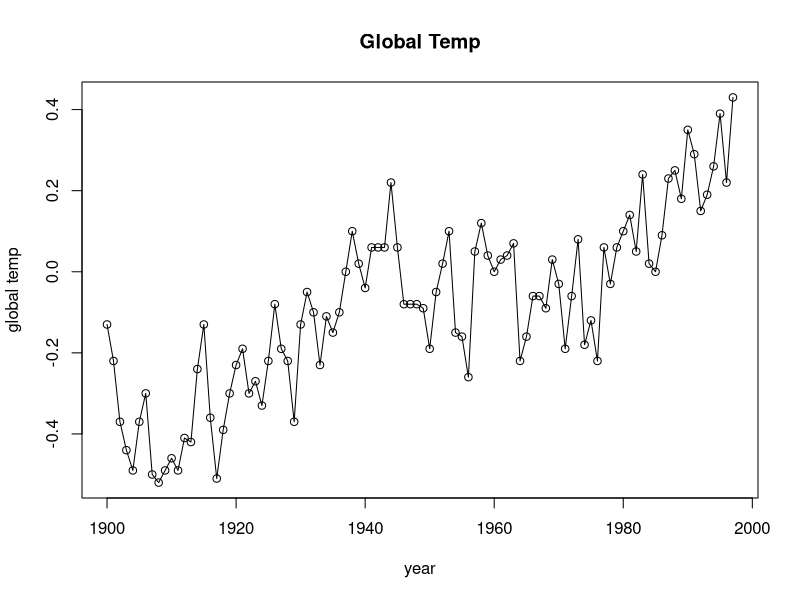
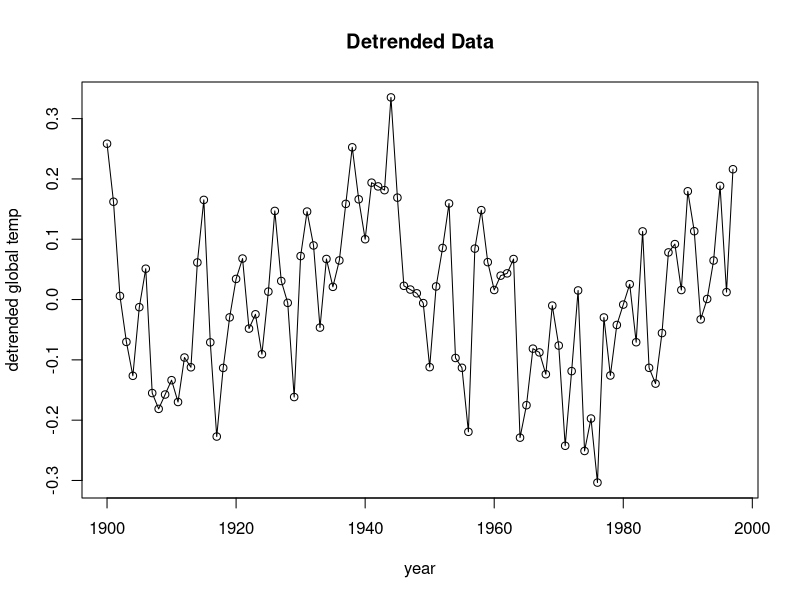
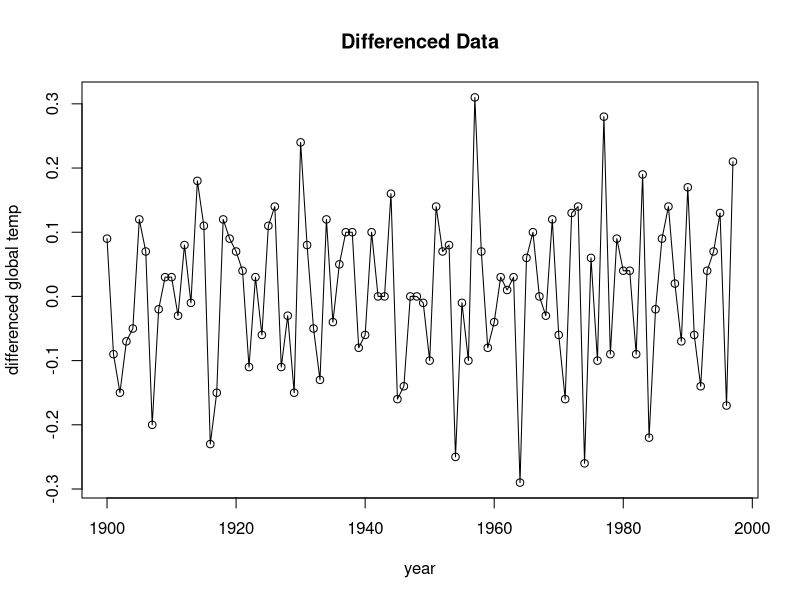
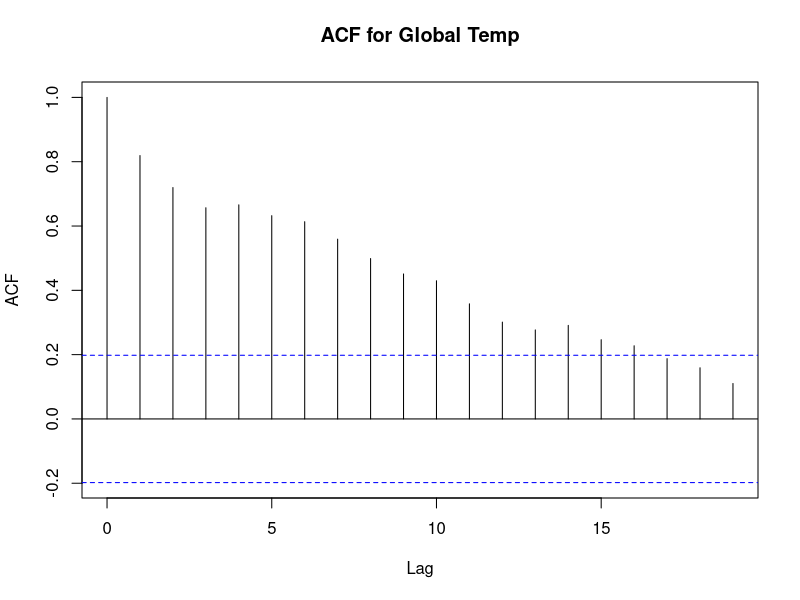
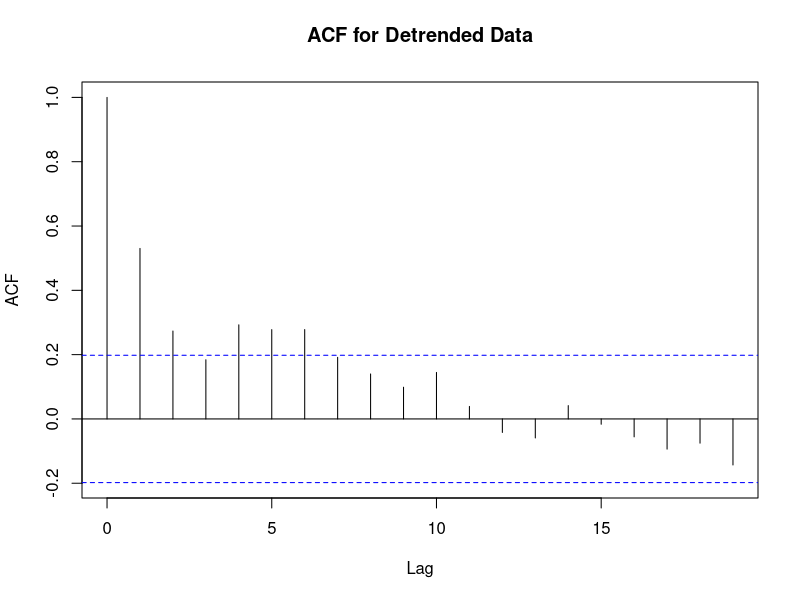
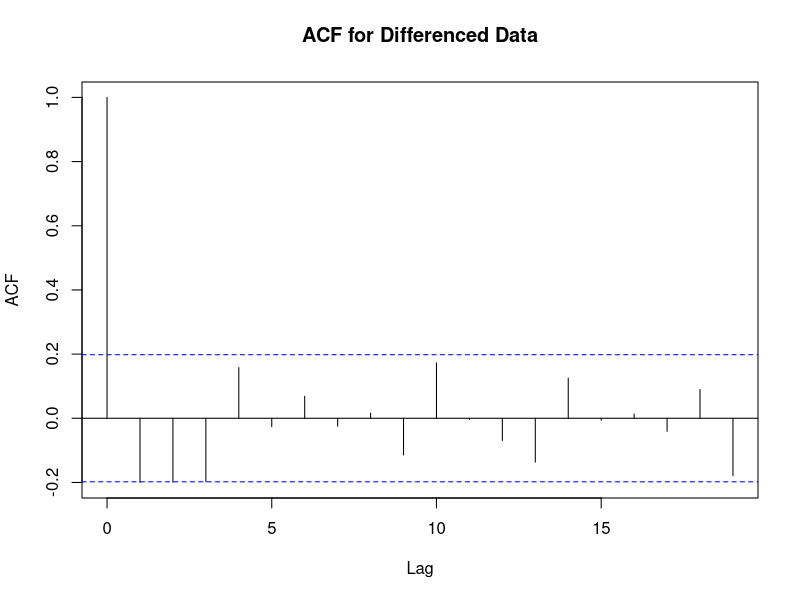

These figures' R source, in order:
globtemp<-scan("global.txt")
x<-globtemp[45:142]
t<- 1900:1997
fit<-lm(x~t)

pdf("plots1.pdf")
plot(t,x, type="o", ylab="global temp", xlab="year", main="Global Temp")
dev.off()

pdf("plots2.pdf")
plot(t,fit$res, type="o", ylab="detrended global temp", xlab="year", main="Detrended Data")
dev.off()

pdf("plots3.pdf")
y<-globtemp[44:142]
plot(t,diff(y), type="o", ylab="differenced global temp", xlab="year", main="Differenced Data")
dev.off()

pdf("acf1.pdf")
acf(x, main="ACF for Global Temp")
dev.off()

pdf("acf2.pdf")
acf(fit$res, main="ACF for Detrended Data")
dev.off()

pdf("acf3.pdf")
acf(diff(y), main="ACF for Differenced Data")
dev.off()

mean(diff(y))
sd(diff(y))/sqrt(length(diff(y)))

